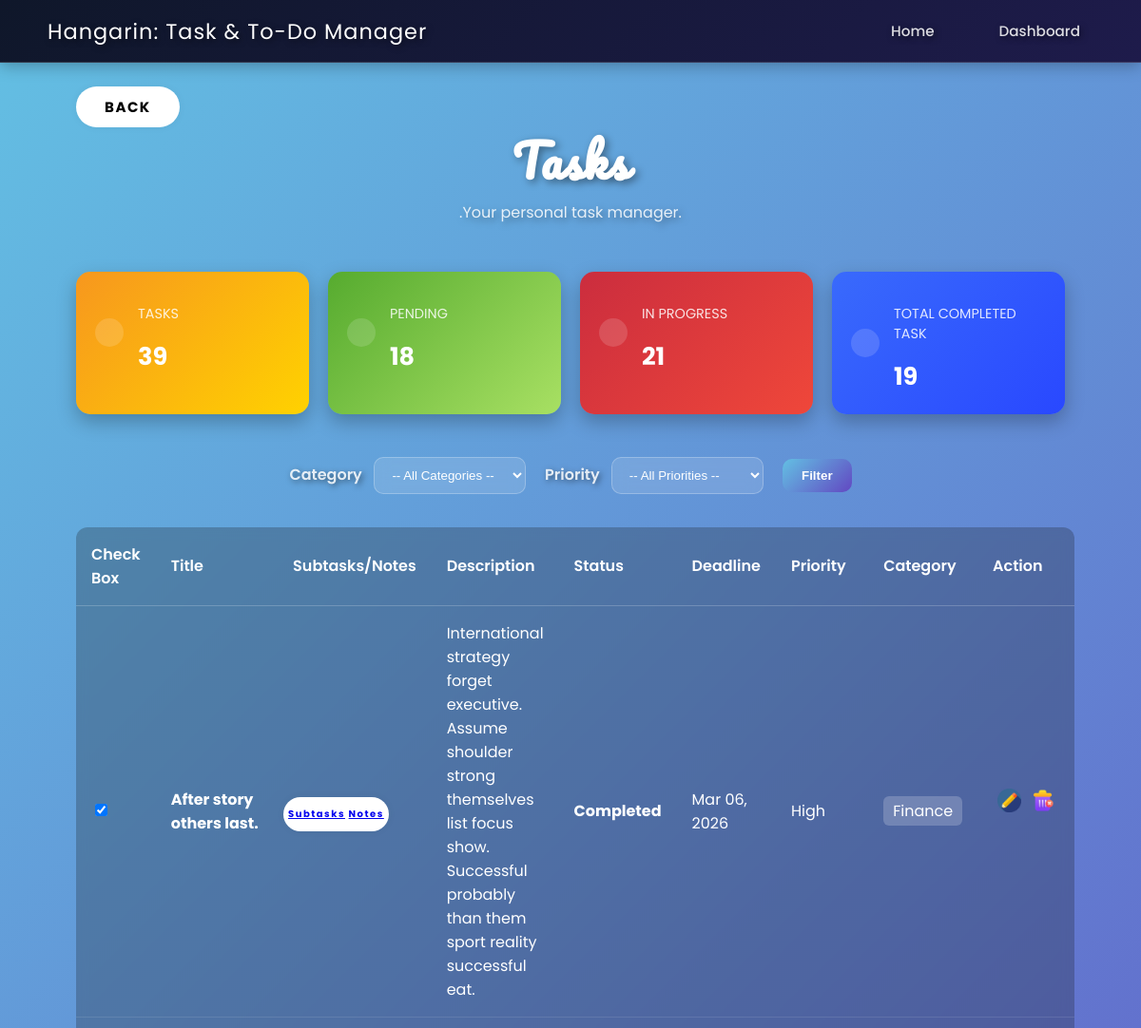
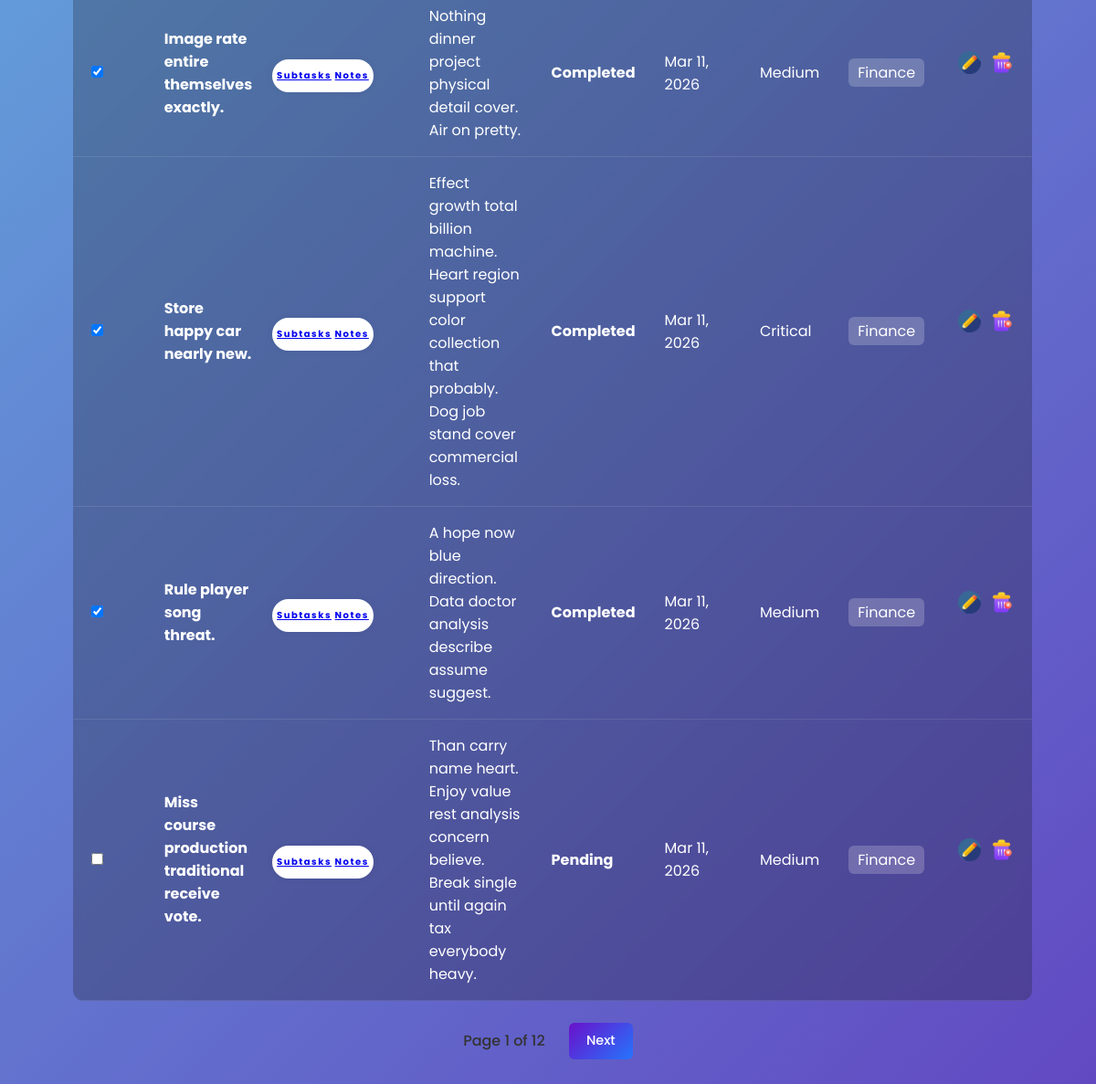
The page /task_list/ on the database its author committed (2 pictures, top to bottom).
### tasktodomanager/models.py (models this page shows, shortened)
class BaseModel(models.Model):
    created_at = models.DateTimeField(auto_now_add=True, db_index=True)
    updated_at = models.DateTimeField(auto_now=True)
    class Meta:
        abstract = True

class Task(BaseModel):
    title = models.CharField(max_length=255)
    description = models.TextField()
    deadline = models.DateTimeField()
    status = models.CharField(
        max_length=50,
        choices=[
            ("Pending", "Pending"),
            ("In Progress", "In Progress"),
            ("Completed", "Completed"),
        ],
        default="Pending"
    )
    category = models.ForeignKey(Category, on_delete=models.CASCADE)
    priority = models.ForeignKey(Priority, on_delete=models.CASCADE)

class Priority(models.Model):
    name = models.CharField(max_length=50)
    class Meta:
        verbose_name_plural = "Priorities"
    def __str__(self):
        return self.name

class Category(models.Model):
    name = models.CharField(max_length=100)
    class Meta:
        verbose_name = "Category"
        verbose_name_plural = "Categories"
    def __str__(self):
        return self.name

### tasktodomanager/views.py (the view)
# urls.py: path('task_list/', TaskListView.as_view(), name='task-list'),
class TaskListView(ListView):
    model = Task
    context_object_name = 'task'
    template_name = 'task_list.html'
    paginate_by = 5
    def get_queryset(self):
        qs = Task.objects.select_related("category", "priority")
        category_id = self.request.GET.get("category")
        if category_id:
            qs = qs.filter(category_id=category_id)
        priority_id = self.request.GET.get("priority")
        if priority_id:
            qs = qs.filter(priority_id=priority_id)
        return qs.order_by("category__name")
    def get_context_data(self, **kwargs):
        context = super().get_context_data(**kwargs)
        context["categories"] = Category.objects.all()
        context["priorities"] = Priority.objects.all()  # assuming you have a Priority model
        context["total_task"] = Task.objects.exclude(status="Completed").count()
        context["total_accomplished"] = Task.objects.filter(status="Completed").count()
        context["pending_total"] = Task.objects.filter(status="Pending").count()
        context["in_progress_total"] = Task.objects.filter(status="In Progress").count()
        return context

### templates/task_list.html (shortened to what this page needs)
{% extends 'base.html' %}{% load static %}
{% block content %}
<div class="btnback">
<a href="{% url 'home' %}" class="btn">Back</a>
</div>
<h1 class="task">Tasks</h1>
<p class="subtitle">.Your personal task manager.</p>
<div class="dashboard-row">
    <div class="card card-warning">
        <div class="card-body">
            <div class="icon-big"></div>
            <div class="numbers">
                <p class="card-category">Tasks</p>
                <h4 class="card-title">{{ total_task }}</h4>
            </div>
        </div>
    </div>
    <div class="card card-success">
        <div class="card-body">
            <div class="icon-big"></div>
            <div class="numbers">
                <p class="card-category">Pending</p>
                <h4 class="card-title">{{pending_total }}</h4>
            </div>
        </div>
    </div>
    <div class="card card-danger">
        <div class="card-body">
            <div class="icon-big"></div>
            <div class="numbers">
                <p class="card-category">In Progress</p>
                <h4 class="card-title">{{ in_progress_total }}</h4>
            </div>
        </div>
    </div>
    <div class="card card-primary">
        <div class="card-body">
            <div class="icon-big"></div>
            <div class="numbers">
                <p class="card-category">Total Completed Task</p>
                <h4 class="card-title">{{ total_accomplished }}</h4>
            </div>
        </div>
    </div>
</div>
<div class="col-md-12">
    <form method="get" class="filter-row">
        <div>
            <label for="categorySelect">Category</label>
            <select id="categorySelect" name="category">
                <option value="">-- All Categories --</option>
            </select>
        </div>
        <div>
            <label for="prioritySelect">Priority</label>
            <select id="prioritySelect" name="priority">
                <option value="">-- All Priorities --</option>
            </select>
        </div>
        <button type="submit">Filter</button>
    </form>
</div>
<table>
    <thead>
        <tr>
            <th>Check Box</th>
            <th scope="col">Title</th>
            <th scope="col">Subtasks/Notes</th>
            <th scope="col">Description</th>
            <th scope="col">Status</th>
            <th scope="col">Deadline</th>
            <th scope="col">Priority</th>
            <th scope="col">Category</th>
            <th scope="col">Action</th>
        </tr>
    </thead>
    <tbody>
        {% for object in object_list %}
        <tr>
                <td>
                    <input type="checkbox"
                        class="task-done-checkbox"
                        data-task-id="{{ object.id }}"
                        {% if object.status == "Completed" %}checked{% endif %}>
                    </td>
            <td><strong>{{ object.title }}</strong></td>
            <td>
                <div class="subtaskbtn">
                    <a href="{% url 'subtask-list' object.id %}">Subtasks</a>
                    <a href="{% url 'notes-list' object.id %}">Notes</a>
                    </div>
                </td>
            <td style="max-width: 300px;">{{ object.description }}</td>
            <td><strong>{{ object.status }}</strong></td>
            <td>{{ object.deadline|date:"M d, Y" }}</td>
            <td class="priority-{{ task.priority|lower }}">{{ object.priority }}</td>
            <td><span class="category-tag">{{ object.category }}</span></td>
            <td>
                <div  class="del-edit-icon">
                    <a href="{% url 'task-update' object.id %}"><img src="{% static 'img/editbtn.png' %}" alt="Edit Button"></a>
                    <a href="{% url 'task-delete' object.id %}" class="text-danger"><img src="{% static 'img/deletebtn.png' %}" alt=""></a>
                </div>
            </td>
        </tr>
        {% endfor %}
    </tbody>
</table>
<div class="pagination">
  <span class="page-info">
    Page {{ page_obj.number }} of {{ page_obj.paginator.num_pages }}
  </span>
  {% if page_obj.has_next %}
    <a href="?page={{ page_obj.next_page_number }}" class="btn btn-secondary">Next</a>
  {% endif %}
</div>
{% endblock %}

### rows shown on the page
Task: status "☑", title "After story others last.", description "International strategy forget executive. Assume shoulder strong themselves list focus show. Successful probably than them sport reality successful eat.", status "Completed", deadline "Mar 06, 2026", priority "High", category "Finance"
Task: status "☑", title "Image rate entire themselves exactly.", description "Nothing dinner project physical detail cover. Air on pretty.", status "Completed", deadline "Mar 11, 2026", priority "Medium", category "Finance"
Task: status "☑", title "Store happy car nearly new.", description "Effect growth total billion machine. Heart region support color collection that probably. Dog job stand cover commercial loss.", status "Completed", deadline "Mar 11, 2026", priority "Critical", category "Finance"
Task: status "☑", title "Rule player song threat.", description "A hope now blue direction. Data doctor analysis describe assume suggest.", status "Completed", deadline "Mar 11, 2026", priority "Medium", category "Finance"
Task: title "Miss course production traditional receive vote.", description "Than carry name heart. Enjoy value rest analysis concern believe. Break single until again tax everybody heavy.", status "Pending", deadline "Mar 11, 2026", priority "Medium", category "Finance"

### other values the page prints
{{ total_task }} "39"
{{ pending_total }} "18"
{{ in_progress_total }} "21"
{{ total_accomplished }} "19"
{{ page_obj.number }} "1"
{{ page_obj.paginator.num_pages }} "12"
